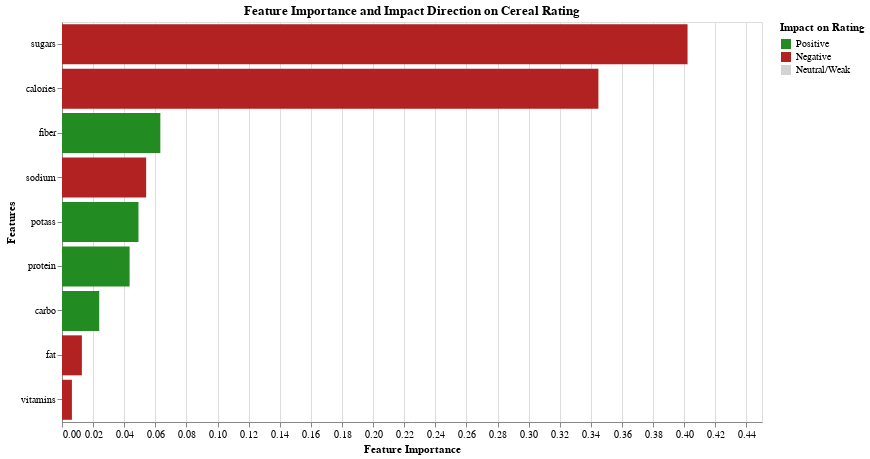

The notebook cell this image was saved under:
### Markdown cell above
#### 7. Feature Importance in Predicting Cereal Rating

This final visualization is a horizontal bar chart displaying the feature importances derived from a Random Forest Regressor model. The model was trained to predict cereal `rating` based on various nutritional and other numerical features. This chart effectively identifies which features the model considered most influential in determining the cereal's rating, and also visually indicates the **direction** of that influence (positive, negative, or neutral impact) based on each feature's correlation with the rating.

##### <i>Design Elements and Justification</i>

- **Horizontal Bar Chart:** A horizontal bar chart (`mark_bar()`) is an excellent choice for visualizing feature importances. It allows for clear labeling of individual `Feature` names along the y-axis, while the length of the bars directly represents the `Importance` value along the x-axis.
- **Sorted Features:** The features are sorted in descending order of importance (`sort='-x'`). This is a crucial design choice as it immediately highlights the most influential features at the top of the chart, making interpretation efficient and intuitive.
- **Color Encoding for Impact Direction:** The color encoding differentiates features based on their correlation with the rating. Positive impact features (correlation > 0.05) are colored green, Negative impact features (correlation &lt; -0.05) are colored red, and Neutral/Weak impact features (correlation between -0.05 and 0.05) are colored lightgrey. This visual distinction immediately communicates the nature of the relationship, adding a critical layer of insight.
- **Clear Axis Labels:** The x-axis is clearly labeled "Feature Importance," indicating what the bar length represents. The y-axis is labeled "Features," indicating the specific variables being evaluated.
- **Informative Tooltips:** Tooltips are comprehensive, displaying the `Feature` name, its exact `Importance` value (formatted to four decimal places), the precise `CorrelationValue` (formatted to two decimal places), and the `ImpactDirection`. This provides detailed numerical and directional context on demand.
- **Descriptive Title:** The chart has a concise yet informative title, "Feature Importance in Predicting Cereal Rating," clearly indicating the content of the visualization.
- **Appropriate Dimensions:** The `width=700` and `height=400` properties provide a good balance for readability, ensuring that both feature names and bar lengths are easily discernible.
- **No Interactivity:** The absence of `interactive()` is suitable for this type of static ranking visualization, where the primary goal is a direct comparison of fixed importance and directional values rather than interactive exploration of data points.

### Code cell
features_df = df.copy()

# Define columns to drop for feature matrix X
# Ensure these columns exist in features_df before dropping to avoid errors
X_cols_to_drop = ['name', 'type', 'mfr', 'manufacturer', 'rating', 'shelf', 'cups', 'weight']
existing_cols_to_drop = [col for col in X_cols_to_drop if col in features_df.columns]
X = features_df.drop(columns=existing_cols_to_drop)
y = features_df['rating']

# Train the Random Forest Regressor model
model = RandomForestRegressor(random_state=42)
model.fit(X, y)

feature_importances = model.feature_importances_

# Create a DataFrame for feature importances
importance_df = pd.DataFrame({
    'Feature': X.columns,
    'Importance': feature_importances
})

# Calculate Pearson correlation for each feature in X with 'rating'
# Ensure 'rating' column is also in df for correlation calculation
if 'rating' in df.columns:
    correlation_values = df[X.columns.tolist() + ['rating']].corr().loc['rating', X.columns]
    correlation_df = correlation_values.reset_index()
    correlation_df.columns = ['Feature', 'CorrelationValue']
else:
    # Handle case where 'rating' might not be in df (though it should be for this context)
    correlation_df = pd.DataFrame({'Feature': X.columns, 'CorrelationValue': np.nan})

# Merge importance and correlation dataframes
merged_df = pd.merge(importance_df, correlation_df, on='Feature', how='left')

# Create 'ImpactDirection' column based on correlation value
# Using a small threshold (e.g., 0.05) to classify as 'Neutral/Weak Impact'
merged_df['ImpactDirection'] = 'Neutral/Weak'
merged_df.loc[merged_df['CorrelationValue'] > 0.05, 'ImpactDirection'] = 'Positive'
merged_df.loc[merged_df['CorrelationValue'] < -0.05, 'ImpactDirection'] = 'Negative'

# Sort the DataFrame by importance in descending order
merged_df = merged_df.sort_values(by='Importance', ascending=False)

# Define custom color scale for impact direction
color_scale = alt.Scale(
    domain=['Positive', 'Negative', 'Neutral/Weak'],
    range=['forestgreen', 'firebrick', 'lightgrey']
)

# Create the Altair chart with color encoding for impact direction
chart = alt.Chart(merged_df).mark_bar().encode(
    x=alt.X('Importance:Q', title='Feature Importance'),
    y=alt.Y('Feature:N',
            sort='-x',
            title='Features'
           ),
    # Color by ImpactDirection
    color=alt.Color('ImpactDirection:N', title='Impact on Rating', scale=color_scale),
    tooltip=[
        alt.Tooltip('Feature', title='Feature'),
        alt.Tooltip('Importance', format='.4f', title='Importance'),
        alt.Tooltip('CorrelationValue', format='.2f', title='Correlation with Rating'),
        alt.Tooltip('ImpactDirection', title='Impact Direction')
    ]
).properties(
    title='Feature Importance and Impact Direction on Cereal Rating',
    width=700,
    height=400
)

chart.display()

### Figure 1 — Vega-Lite specification as saved in the notebook (floating-point values rounded to 4 significant figures)
{"config": {"view": {"continuousWidth": 300, "continuousHeight": 300}}, "data": {"name": "data-1b0046d9d7e35d6a84640322d23a41c8"}, "mark": {"type": "bar"}, "encoding": {"color": {"field": "ImpactDirection", "scale": {"domain": ["Positive", "Negative", "Neutral/Weak"], "range": ["forestgreen", "firebrick", "lightgrey"]}, "title": "Impact on Rating", "type": "nominal"}, "tooltip": [{"field": "Feature", "title": "Feature", "type": "nominal"}, {"field": "Importance", "format": ".4f", "title": "Importance", "type": "quantitative"}, {"field": "CorrelationValue", "format": ".2f", "title": "Correlation with Rating", "type": "quantitative"}, {"field": "ImpactDirection", "title": "Impact Direction", "type": "nominal"}], "x": {"field": "Importance", "title": "Feature Importance", "type": "quantitative"}, "y": {"field": "Feature", "sort": "-x", "title": "Features", "type": "nominal"}}, "height": 400, "title": "Feature Importance and Impact Direction on Cereal Rating", "width": 700, "$schema": "https://vega.github.io/schema/vega-lite/v5.20.1.json", "datasets": {"data-1b0046d9d7e35d6a84640322d23a41c8": [{"Feature": "sugars", "Importance": 0.4021, "CorrelationValue": -0.7617, "ImpactDirection": "Negative"}, {"Feature": "calories", "Importance": 0.3448, "CorrelationValue": -0.6894, "ImpactDirection": "Negative"}, {"Feature": "fiber", "Importance": 0.06322, "CorrelationValue": 0.5842, "ImpactDirection": "Positive"}, {"Feature": "sodium", "Importance": 0.05411, "CorrelationValue": -0.4013, "ImpactDirection": "Negative"}, {"Feature": "potass", "Importance": 0.04916, "CorrelationValue": 0.3805, "ImpactDirection": "Positive"}, {"Feature": "protein", "Importance": 0.04346, "CorrelationValue": 0.4706, "ImpactDirection": "Positive"}, {"Feature": "carbo", "Importance": 0.02393, "CorrelationValue": 0.05444, "ImpactDirection": "Positive"}, {"Feature": "fat", "Importance": 0.01278, "CorrelationValue": -0.4093, "ImpactDirection": "Negative"}, {"Feature": "vitamins", "Importance": 0.006375, "CorrelationValue": -0.2405, "ImpactDirection": "Negative"}]}}
